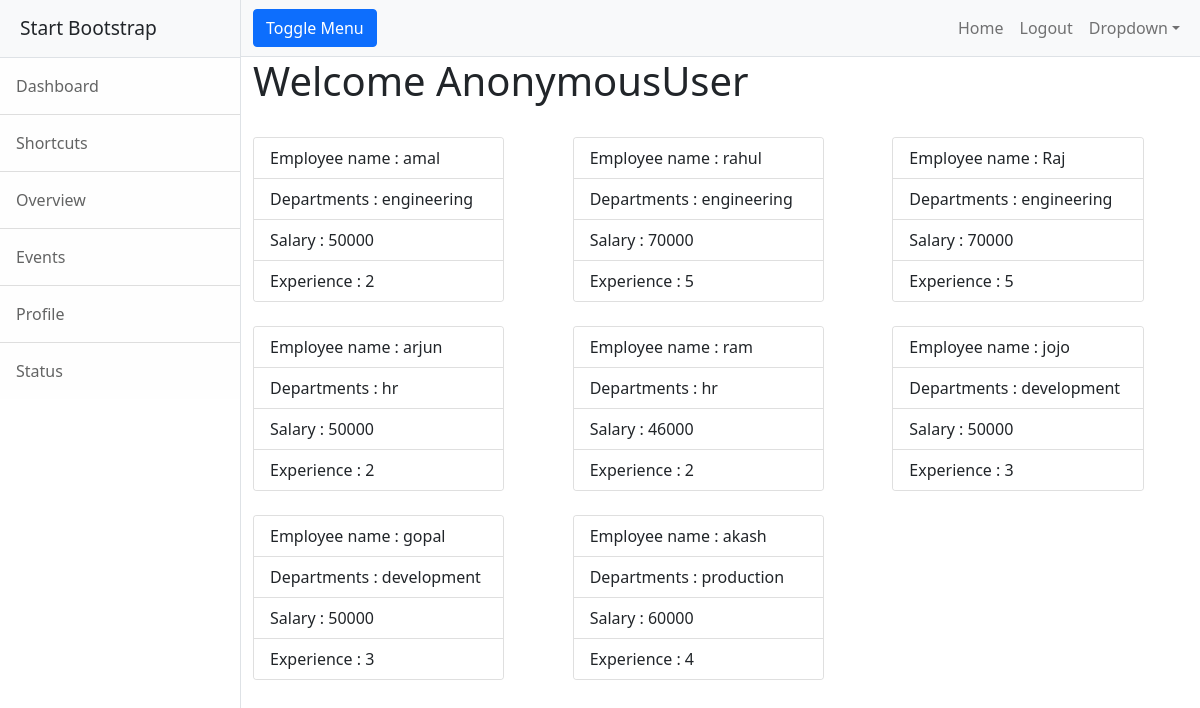
Screenshot of /customer/ with the database file from the repository.
### employee/models.py (models this page shows, shortened)
class Employee(models.Model):
    emp_name=models.CharField(max_length=100,unique=True)
    department=models.CharField(max_length=80)
    salary=models.PositiveIntegerField()
    exp=models.PositiveIntegerField()

### customer/views.py (the view)
# urls.py: path("",views.home,name="home")
def home(request):
    emps=Employee.objects.all()
    context={}
    context["emps"]=emps
    return render(request,"customer/userhome.html",context)

### customer/templates/customer/userhome.html
<!DOCTYPE html>
{%extends 'customer/base.html'%}
{% block body_block %}
<h1>Welcome {{request.user}}</h1>
<div class="row">
    {%for emp in emps%}
     <div class="col-4 mt-4">
        <div class="card" style="width: 85%;">
            <ul class="list-group list-group-flush">
                <li class="list-group-item">Employee name : {{emp.emp_name}}</li>
                <li class="list-group-item">Departments : {{emp.department}}</li>
                <li class="list-group-item">Salary : {{emp.salary}}</li>
                <li class="list-group-item">Experience : {{emp.exp}}</li>
            </ul>
        </div>
    </div>
    {%endfor%}
</div>
{%endblock%}

### rows the page displays
Employee: emp_name "amal", department "engineering", salary "50000", exp "2"
Employee: emp_name "rahul", department "engineering", salary "70000", exp "5"
Employee: emp_name "Raj", department "engineering", salary "70000", exp "5"
Employee: emp_name "arjun", department "hr", salary "50000", exp "2"
Employee: emp_name "ram", department "hr", salary "46000", exp "2"
Employee: emp_name "jojo", department "development", salary "50000", exp "3"
Employee: emp_name "gopal", department "development", salary "50000", exp "3"
Employee: emp_name "akash", department "production", salary "60000", exp "4"

### other values shown
{{ request.user }} "AnonymousUser"
